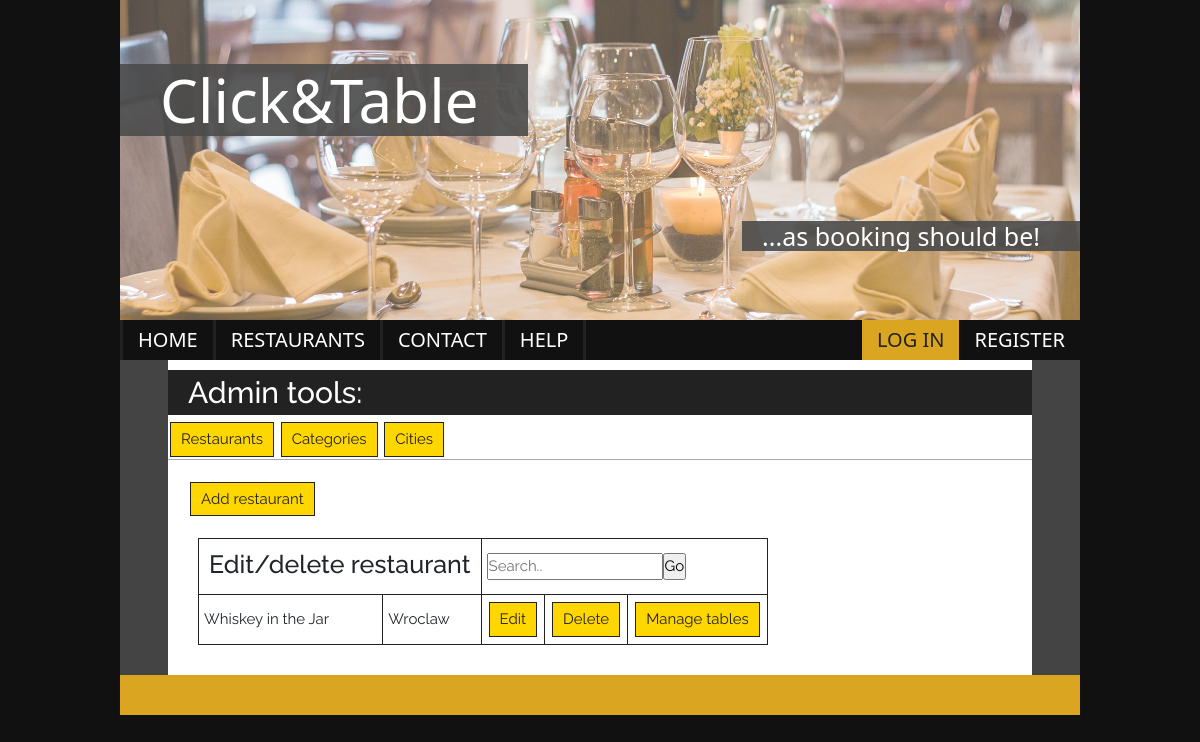
/admin_restaurants/, run on an earlier commit of the app's database.
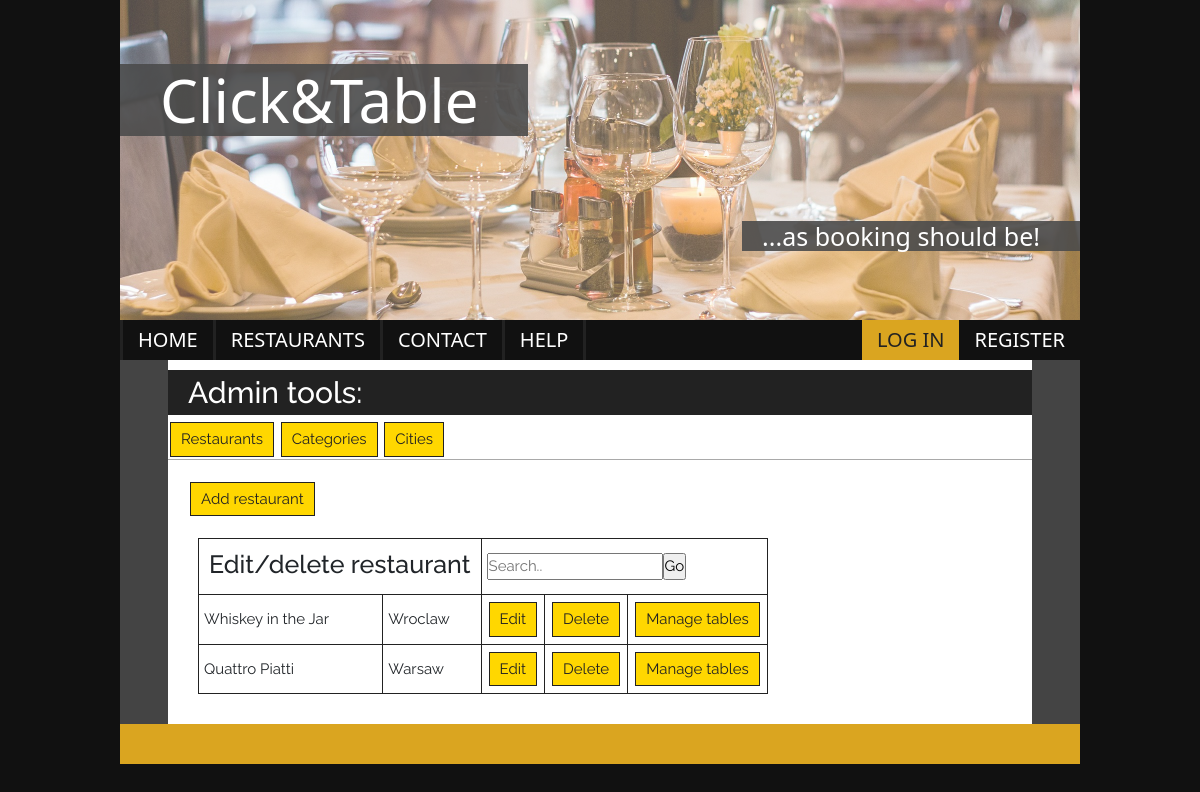
And on a later commit of the database.
### click_and_table/models.py (models this page shows, shortened)
class Restaurant(models.Model):
    name = models.CharField(max_length=128)
    description = models.TextField()
    street = models.CharField(max_length=128)
    city = models.ForeignKey(City, on_delete=models.CASCADE)
    category = models.ManyToManyField(Category)

class City(models.Model):
    name = models.CharField(max_length=64)
    def __str__(self):
        return self.name

### click_and_table/views.py (the view)
# urls.py: path('admin_restaurants/', AdminRestaurantsView.as_view(), name="admin_restaurants"),
class AdminRestaurantsView(View):
    def get(self, request):
        restaurants = Restaurant.objects.all()
        return render(request, 'admin_restaurants.html', {'restaurants': restaurants})

### templates/admin_restaurants.html
{% extends 'admin_tools.html' %}
{% block content %}
    <a href="{% url 'restaurant_add' %}">Add restaurant</a>
    <section class="restaurant-lst-admin">
        <table>
            <tr>
                <th colspan="2"><h3>Edit/delete restaurant</h3></th>
                <th colspan="3"><input type="text" placeholder="Search.."><input type="submit" value="Go"></th>
            </tr>
            {% for restaurant in restaurants %}
            <tr>
                <td>{{ restaurant.name }}</td>
                <td>{{ restaurant.city }}</td>
                <td><a href="{% url 'restaurant_edit' restaurant.pk %}">Edit</a></td>
                <td><a href="{% url 'restaurant_delete' restaurant.id %}">Delete</a></td>
                <td><a href="{% url 'admin_tables' restaurant.id %}">Manage tables</a></td>
            </tr>
            {% endfor %}
        </table>
    </section>
{% endblock %}

What changed in the data, as far as the page shows it:
added Restaurant: name "Quattro Piatti", city "Warsaw"
